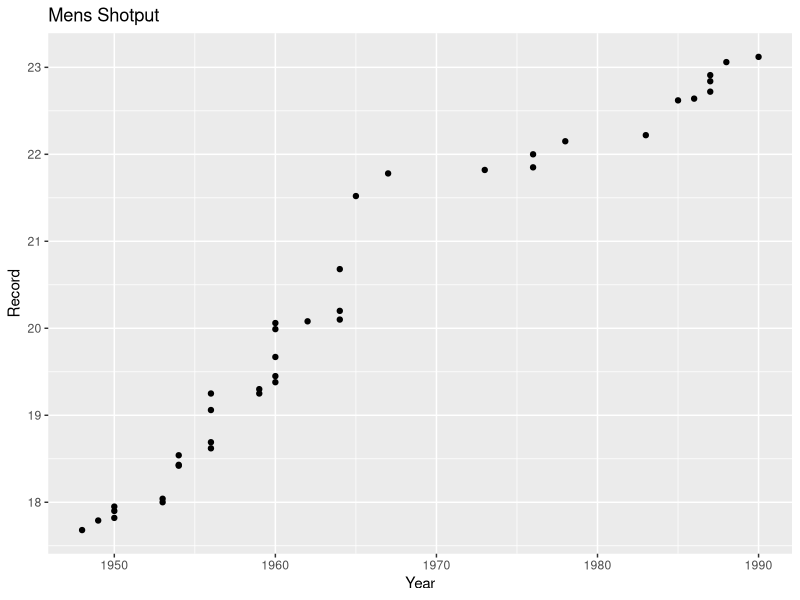
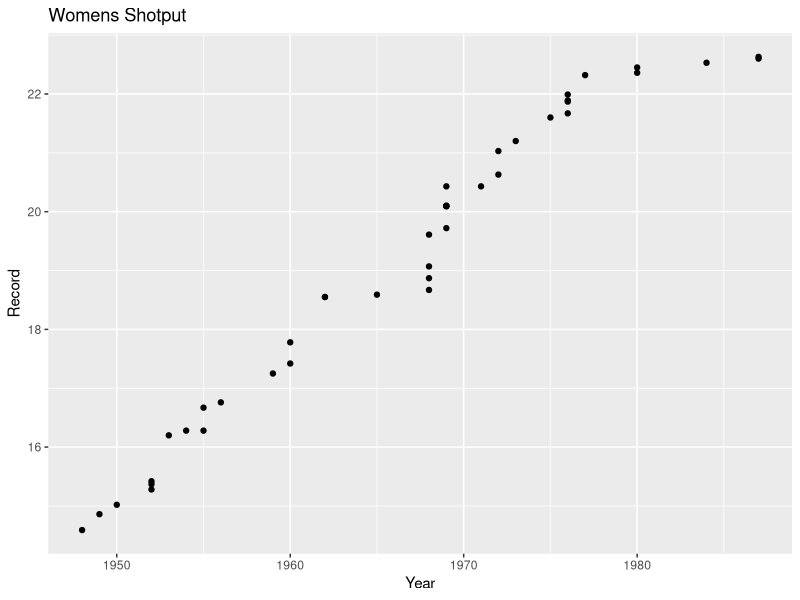

The R source for these figures, in order:
## ---- chunk 1
library(dplyr)
setwd("/Users/ChiYuChen/Data Analysis, Intro/Assignment 4")
worldrecords <- read.csv("WorldRecords.csv")
## ---- chunk 2
q1.1 <- group_by(worldrecords, Event)
nrow(summarise(q1.1))
## ---- chunk 3
q2.1 <- filter(worldrecords, Event=="Mens 100m", Athlete=="Usain Bolt")
q2.1[1,]$Year
## ---- chunk 4
typeof(worldrecords$Type)
class(worldrecords$Type)
## ---- chunk 5
q4 <- filter(worldrecords, Event=="Mens Shotput" | Event=="Womens Shotput")
q4
## ---- chunk 6
library(ggplot2)
q5.m <- filter(q4, Event=="Mens Shotput")
ggplot(q5.m, aes(x = Year, y = Record))+ geom_point() + labs(title="Mens Shotput")
q5.w <- filter(q4, Event=="Womens Shotput")
ggplot(q5.w, aes(x = Year, y = Record))+ geom_point() + labs(title="Womens Shotput")
## ---- chunk 7
q6.1 <- filter(worldrecords, Type=="time")
q6.2 <- group_by(q6.1, Event)
summarise(q6.2, Avg=mean(Record))
q6.4 <- mutate(q6.2, Avg=mean(Record))
q6.5 <- filter(q6.4, Record > Avg)
summarise(q6.5, Athletes=n())
## ---- chunk 8
q7.m.1 <- filter(worldrecords, Event=="Mens 100m")
q7.m.2 <- filter(q7.m.1, Record==max(Record))
q7.m.2
q7.w.1 <- filter(worldrecords, Event=="Womens 100m")
q7.w.2 <- filter(q7.w.1, Record==max(Record))
q7.w.2
## ---- chunk 9
q8.1 <- filter(worldrecords, Event=="Mens 100m")
q8.2 <- group_by(q8.1, Nationality)
q8.3 <- summarize(q8.2, NumberOfRecords=n())
filter(q8.3, NumberOfRecords == max(NumberOfRecords))
## ---- chunk 10
q9.1 <- group_by(worldrecords, Event)
summarise(q9.1, Athletes=n_distinct(Athlete))
## ---- chunk 11
q10.1 <- group_by(worldrecords, Nationality)
q10.2 <- summarize(q10.1, NumberOfRecords=n())
filter(q10.2, NumberOfRecords == max(NumberOfRecords))
